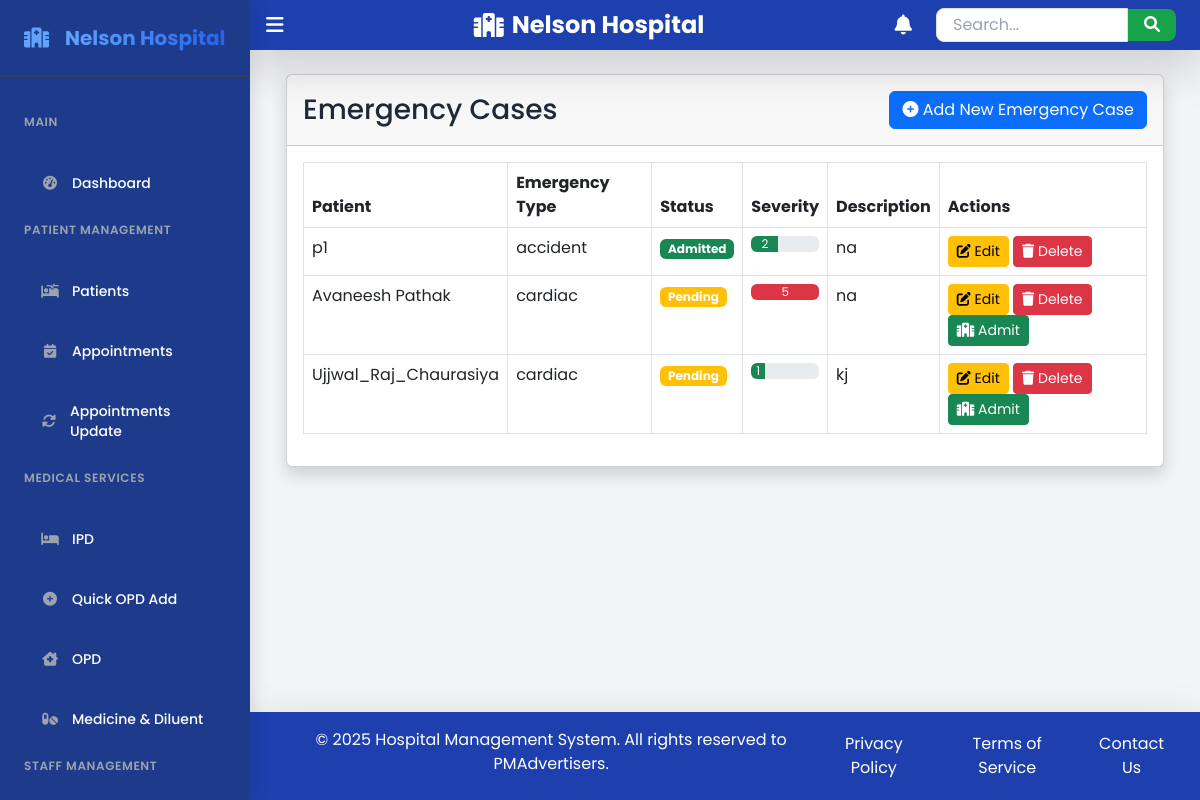
Page /emergency/ (signed in) on the earlier database version.
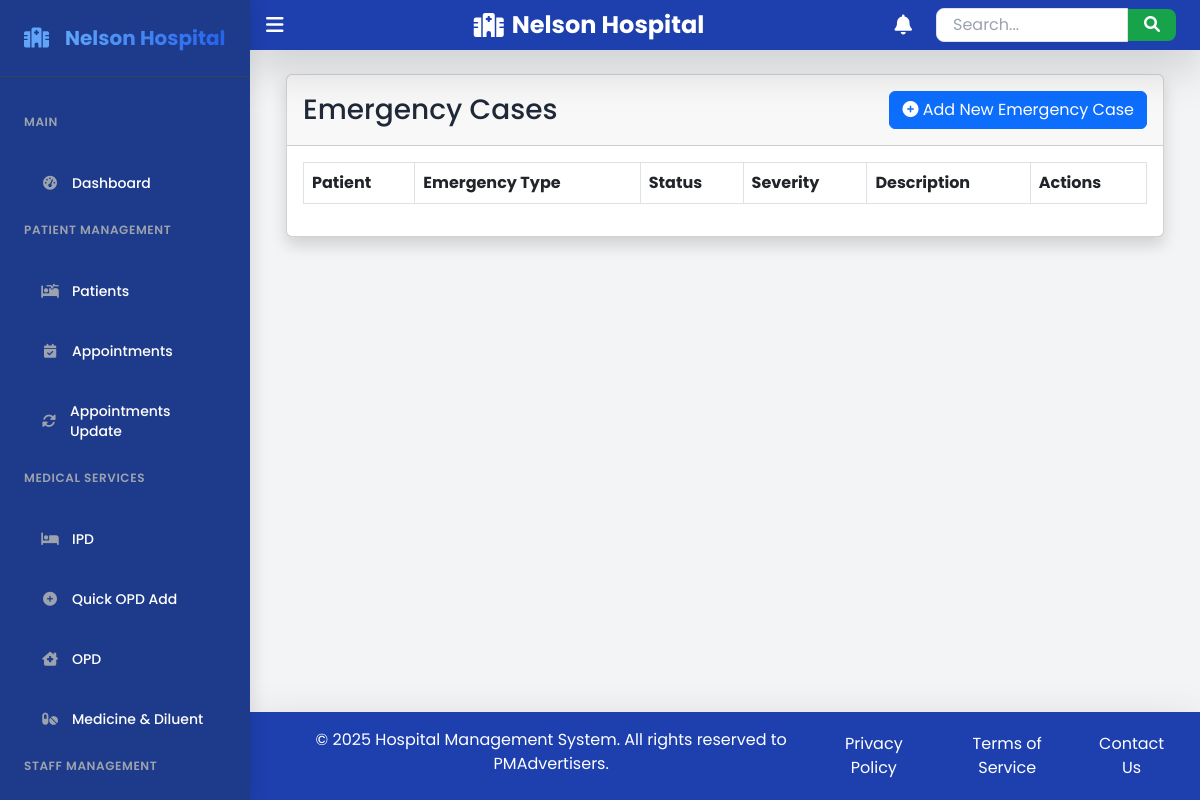
Same page on the later database version.
### hms/models.py (models this page shows, shortened)
class EmergencyCase(models.Model):
    class Status(models.TextChoices):
        PENDING = "Pending", _("Pending")
        ADMITTED = "Admitted", _("Admitted")
        DISCHARGED = "Discharged", _("Discharged")
    EMERGENCY_TYPES = [
        ('accident', 'Accident'),
        ('cardiac', 'Cardiac Arrest'),
        ('stroke', 'Stroke'),
        ('respiratory', 'Respiratory Emergency'),
        ('other', 'Other'),
    ]
    patient = models.OneToOneField(Patient, on_delete=models.CASCADE)
    referred_by = models.CharField(max_length=255, null=True, blank=True)
    referrer_contact = models.CharField(max_length=15, null=True, blank=True)
    emergency_type = models.CharField(max_length=20, choices=EMERGENCY_TYPES)
    case_description = models.TextField()
    severity = models.IntegerField(default=1, help_text="Severity Level (1-5)")
    admitted_on = models.DateTimeField(auto_now_add=True)
    status = models.CharField(max_length=20, choices=Status.choices, default=Status.PENDING)

class Patient(models.Model):
    BLOOD_GROUP_CHOICES = [
        ('A+', 'A+'), ('A-', 'A-'), ('B+', 'B+'), ('B-', 'B-'),
        ('O+', 'O+'), ('O-', 'O-'), ('AB+', 'AB+'), ('AB-', 'AB-')
    ]
    RELATIONSHIP_CHOICES = [
        ('father', 'Father'),
        ('mother', 'Mother'),
        ('son', 'Son'),
        ('daughter', 'Daughter'),
        ('spouse', 'Spouse'),
        ('friend', 'Friend'),
        ('other', 'Other'),
    ]
    patient_code = models.CharField(max_length=35, unique=True, editable=False, blank=True, null=True)
    created_at = models.DateTimeField(default=now)
    user = models.OneToOneField(CustomUser, on_delete=models.CASCADE, related_name="patient")
    date_of_birth = models.DateField(blank=True, null=True)
    age = models.TextField(blank=True, null=True)  # Age field
    contact_number = models.CharField(max_length=15, blank=True, null=True)
    address = models.TextField(blank=True, null=True)
    gender = models.CharField(max_length=10, choices=CustomUser.GENDER_CHOICES, blank=True, null=True)
    aadhar_number = models.CharField(max_length=12, unique=True, validators=[MinLengthValidator(12)], blank=True, null=True)
    blood_group = models.CharField(max_length=3, blank=True, null=True, choices=BLOOD_GROUP_CHOICES)
    weight = models.DecimalField(max_digits=6, decimal_places=2,blank=True,null=True)
    email = models.EmailField(unique=True, blank=True, null=True)
    assigned_doctor = models.ForeignKey('Doctor', on_delete=models.SET_NULL, null=True, blank=True, related_name='patients')
    allergies = models.TextField(blank=True, null=True)  # Known allergies
    emergency_contact_name = models.CharField(max_length=255, blank=True, null=True)
    emergency_contact_number = models.CharField(max_length=15, blank=True, null=True)
    emergency_contact_relationship = models.CharField(max_length=50, blank=True, null=True, choices=RELATIONSHIP_CHOICES)
    accompanying_person_address = models.CharField(max_length=50,blank=True, null=True)
    profile_picture = models.ImageField(upload_to='patient_profiles/', blank=True, null=True)

class CustomUser(AbstractUser):
    GENDER_CHOICES = (
        ('male', 'Male'),
        ('female', 'Female'),
        ('other', 'Other'),
    )
    ROLE_CHOICES = (
        ('admin', 'Admin'),
        ('doctor', 'Doctor'),
        ('nurse', 'Nurse'),
        ('staff', 'Staff'),
    )
    full_name = models.CharField(max_length=255, blank=True, null=True)
    contact_number = models.CharField(max_length=15, blank=True, null=True)
    address = models.TextField(blank=True, null=True)
    gender = models.CharField(max_length=10, choices=GENDER_CHOICES, blank=True, null=True)
    role = models.CharField(max_length=20, choices=ROLE_CHOICES, default='staff')
    groups = models.ManyToManyField(Group, related_name="customuser_groups", blank=True)
    user_permissions = models.ManyToManyField(Permission, related_name="customuser_permissions", blank=True)

### hms/views.py (the view)
# urls.py: path('emergency/', views.emergency, name='emergency'),
@login_required
def emergency(request):
    emergencies = EmergencyCase.objects.all()
    return render(request, 'hms/emergency/emergency.html', {'emergencies': emergencies})

### hms/templatetags/custom_filters.py (called while the page is built)
@register.filter
def multiply(value, arg):
    return value * arg

### hms/templates/hms/emergency/emergency.html (shortened to what this page needs)
{% extends 'hms/base.html' %}
{% load custom_filters %}
{% block content %}
<div class="container-fluid">
    <div class="card shadow mb-4">
        <div class="card-header py-3 d-flex justify-content-between align-items-center">
            <h1 class="h3 mb-0 text-gray-800">Emergency Cases</h1>
            <a href="{% url 'add_emergency_case' %}" class="btn btn-primary">
                <i class="fas fa-plus-circle"></i> Add New Emergency Case
            </a>
        </div>
        <div class="card-body">
            <div class="table-responsive">
                <table class="table table-bordered table-hover" id="dataTable" width="100%" cellspacing="0">
                    <thead class="thead-light">
                        <tr>
                            <th>Patient</th>
                            <th>Emergency Type</th>
                            <th>Status</th>
                            <th>Severity</th>
                            <th>Description</th>
                            <th>Actions</th>
                        </tr>
                    </thead>
                    <tbody id="emergencyTableBody">
                        {% for emergency in emergencies %}
                        <tr>
                            <td>{{ emergency.patient.user.full_name }}</td>
                            <td>{{ emergency.emergency_type }}</td>
                            <td>
                                <span class="badge
                                    {% if emergency.status == 'Pending' %}bg-warning
                                    {% elif emergency.status == 'Admitted' %}bg-success
                                    {% elif emergency.status == 'Discharged' %}bg-secondary
                                    {% endif %}">
                                    {{ emergency.status }}
                                </span>
                            </td>
                            <td>
                                <div class="progress">
                                    <div class="progress-bar
                                        {% if emergency.severity <= 2 %}bg-success
                                        {% elif emergency.severity == 3 %}bg-warning
                                        {% else %}bg-danger
                                        {% endif %}"
                                        role="progressbar"
                                        style="width: {{ emergency.severity|multiply:20 }}%"
                                        aria-valuenow="{{ emergency.severity }}"
                                        aria-valuemin="1"
                                        aria-valuemax="5">
                                        {{ emergency.severity }}
                                    </div>
                                </div>
                            </td>
                            <td>{{ emergency.case_description|truncatechars:50 }}</td>
                            <td>
                                <a href="{% url 'edit_emergency_case' emergency.id %}" class="btn btn-sm btn-warning">
                                    <i class="fas fa-edit"></i> Edit
                                </a>
                                <a href="{% url 'delete_emergency_case' emergency.id %}" class="btn btn-sm btn-danger">
                                    <i class="fas fa-trash"></i> Delete
                                </a>
                                {% if emergency.status == 'Pending' %}
                                <a href="{% url 'admit_emergency_patient' emergency.id %}" class="btn btn-sm btn-success">
                                    <i class="fas fa-hospital"></i> Admit
                                </a>
                                {% endif %}
                            </td>
                        </tr>
                        {% endfor %}
                    </tbody>
                </table>
            </div>
        </div>
    </div>
</div>
{% endblock %}

Differences in the rows shown:
removed EmergencyCase: patient.user.full_name "p1", emergency_type "accident", status "Admitted", severity "2", case_description "na"
removed EmergencyCase: patient.user.full_name "Avaneesh Pathak", emergency_type "cardiac", status "Pending", severity "5", case_description "na", shows "Admit"
removed EmergencyCase: patient.user.full_name "Ujjwal_Raj_Chaurasiya", emergency_type "cardiac", status "Pending", severity "1", case_description "kj", shows "Admit"
